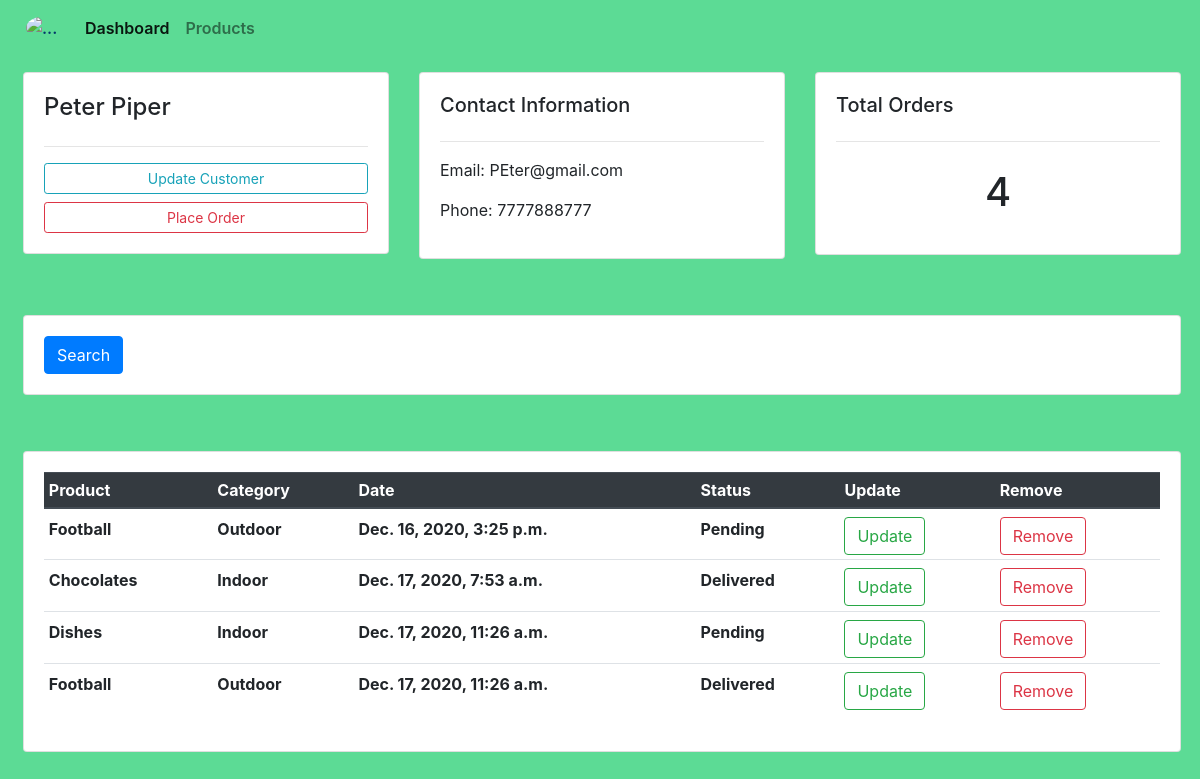
Page /customer/2/ on the earlier database version.
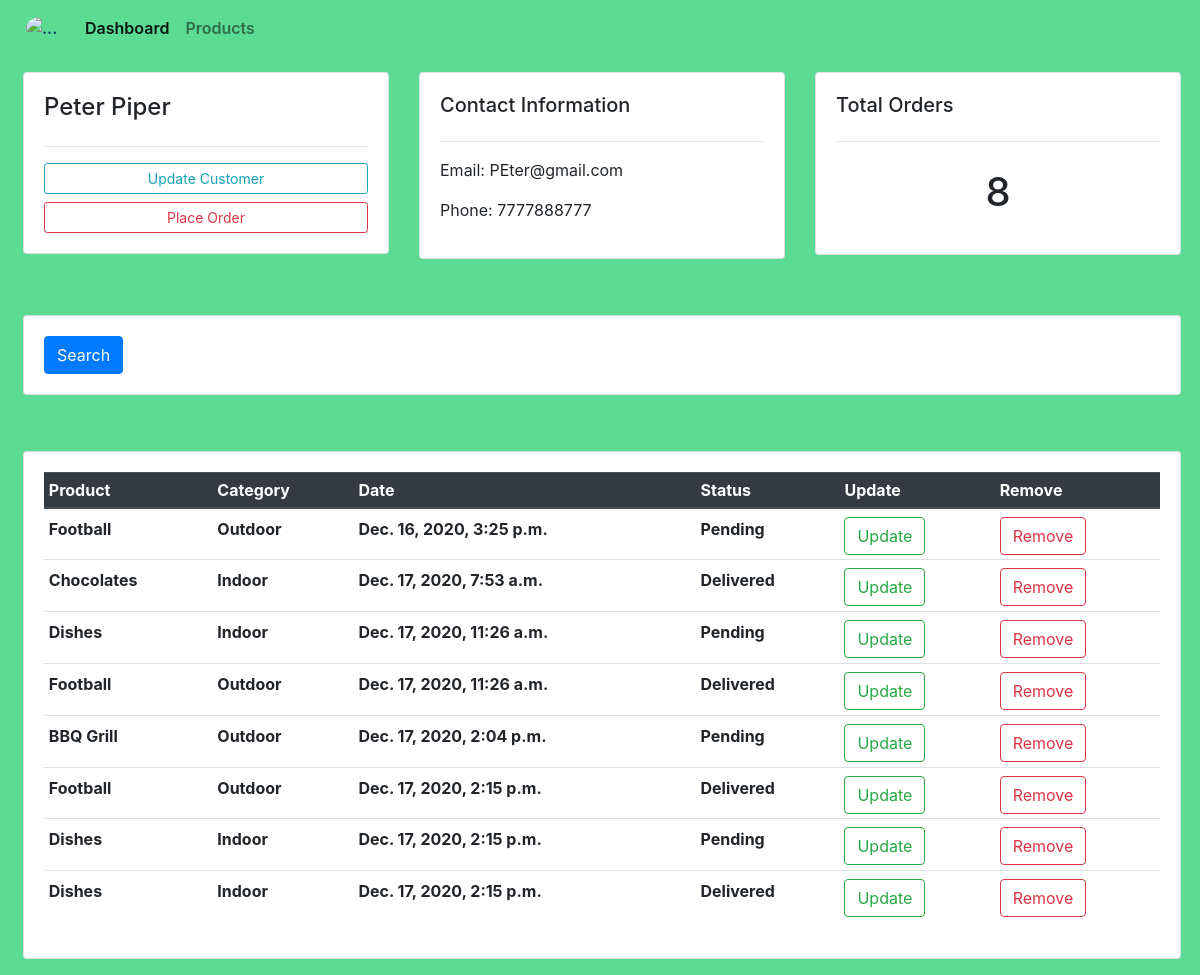
Same page on the later database version.
### accounts/models.py (models this page shows, shortened)
class Customer(models.Model):
    name = models.CharField(max_length=30, null=True)
    phone = models.IntegerField(null=True)
    email = models.EmailField(null=True)
    date_created = models.DateTimeField(auto_now_add=True)

class Order(models.Model):
    STATUS = (
        ('Pending', 'Pending'),
        ('Out For Delivery', 'Out For Delivery'),
        ('Delivered', 'Delivered'),
     )
    customer = models.ForeignKey(Customer,null=True,on_delete = models.SET_NULL)
    product = models.ForeignKey(Product,null=True, on_delete = models.SET_NULL)
    date_created = models.DateTimeField(auto_now_add=True)
    status = models.CharField(max_length=50,choices=STATUS,null=True)

class Product(models.Model):
    CATEGORY = (
        ('Indoor','Indoor'),
        ('Outdoor','Outoor'),
    )
    name = models.CharField(max_length=30)
    price = models.FloatField()
    category = models.CharField(max_length=50,choices=CATEGORY)
    description = models.TextField()
    date_created = models.DateTimeField(auto_now_add=True)
    tag = models.ManyToManyField(Tag)

### accounts/views.py (the view)
# urls.py: path('customer/<int:id>/' , views.customer,name='customer'),
def customer(request,id):
    customer = Customer.objects.get(id=id)
    cus_order = customer.order_set.all()
    return render(request,'accounts/customer.html',{'customer':customer,'cus_order':cus_order})

### accounts/templates/accounts/customer.html (shortened to what this page needs)
{% extends 'accounts/main.html' %}
{% block body %}
<div class="row my-3 ml-2 mx-1">
    <div class="col-md">
        <div class="card card-body">
            <h4>{{customer.name}}</h4>
            <hr>
            <a href="" class="btn btn-outline-info btn-sm btn-block">Update Customer</a>
            <a href="{% url 'create_order' customer.id %}" class="btn btn-outline-danger btn-sm btn-block">Place Order</a>
        </div>
    </div>
    <div class="col-md">
        <div class="card card-body" >
            <h5 >Contact Information</h5>
            <hr>
            <p>Email: <span> {{customer.email}}</span></p>
            <p>Phone: <span>{{customer.phone}}</span></p>
        </div>
    </div>
    <div class="col-md">
        <div class="card card-body">
            <h5>Total Orders</h5>
            <hr>
            <h1 style="text-align:center;padding:10px;">{{cus_order.count}}</h1>
        </div>
    </div>
</div>
<br>
<div class="row my-3 ml-2 mx-1">
    <div class="col">
        <div class="card card-body">
            <form action="" method="GET">
                <button class="btn btn-primary" type="submit">Search</button>
            </form>
        </div>
    </div>
</div>
<br>
<div class="row my-3 ml-2 mx-1" >
    <div class="col-md">
        <div class="card card-body">
            <table class="table table-sm">
                <thead class="thead-dark">
                    <tr>
                        <th>Product</th>
                        <th>Category</th>
                        <th>Date</th>
                        <th>Status</th>
                        <th>Update</th>
                        <th>Remove</th>
                    </tr>
                </thead>
                {% for i in cus_order %}
                <tr class="my-2">
                    <th class="pt-2">{{i.product.name}}</th>
                    <th class="pt-2">{{i.product.category}}</th>
                    <th class="pt-2">{{i.date_created}}</th>
                    <th class="pt-2">{{i.status}}</th>
                    <th class="pt-2"><a class="btn btn-outline-success" href="{% url 'update_order' i.id %}">Update</a></th>
                    <th class="pt-2"><a class="btn btn-outline-danger" href="{% url 'delete_order' i.id %}">Remove</a></th>
                </tr>
                {% endfor %}
            </table>
        </div>
    </div>
</div>
{% endblock body %}

### accounts/templates/accounts/main.html (shortened to what this page needs)
<!doctype html>
<html lang="en">
  <head>
    <link rel="stylesheet" href="https://cdn.jsdelivr.net/npm/bootstrap@4.5.3/dist/css/bootstrap.min.css">
    {% load static %}
    <link rel="stylesheet" type="text/css" href="{%  static 'css/main.css' %}">
  </head >
  <body style="background-color:#5CDB95">
    <nav class="navbar navbar-expand-lg navbar-light py-2 mb-2" style="color:#05386B;font-weight:600;">
  <img src="{% static 'images/logo.jpg' %}" alt="...">
  <div class="collapse navbar-collapse" id="navbarNavAltMarkup">
    <div class="navbar-nav">
      <a class="nav-link active" href="{% url 'home' %}">Dashboard <span class="sr-only">(current)</span></a>
      <a class="nav-link" href="{% url 'product' %}">Products</a>
    </div>
  </div>
</nav>
{% block body %}
{% endblock body %}
  </body>
</html>

### accounts/static/css/main.css (style rules this page uses)
img { width: 41px; border-radius: 50%; margin: 0 10px; }

Differences in the rows shown:
computed for Customer "Peter Piper": count "4" → "8"
added Order: product.name "BBQ Grill", product.category "Outdoor", date_created "Dec. 17, 2020, 2:04 p.m.", status "Pending"
added Order: product.name "Football", product.category "Outdoor", date_created "Dec. 17, 2020, 2:15 p.m.", status "Delivered"
added Order: product.name "Dishes", product.category "Indoor", date_created "Dec. 17, 2020, 2:15 p.m.", status "Pending"
added Order: product.name "Dishes", product.category "Indoor", date_created "Dec. 17, 2020, 2:15 p.m.", status "Delivered"
